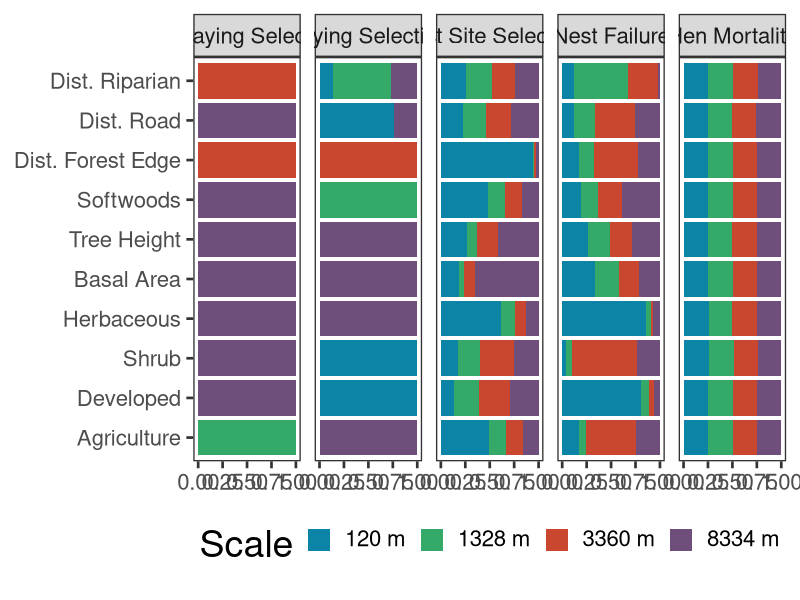
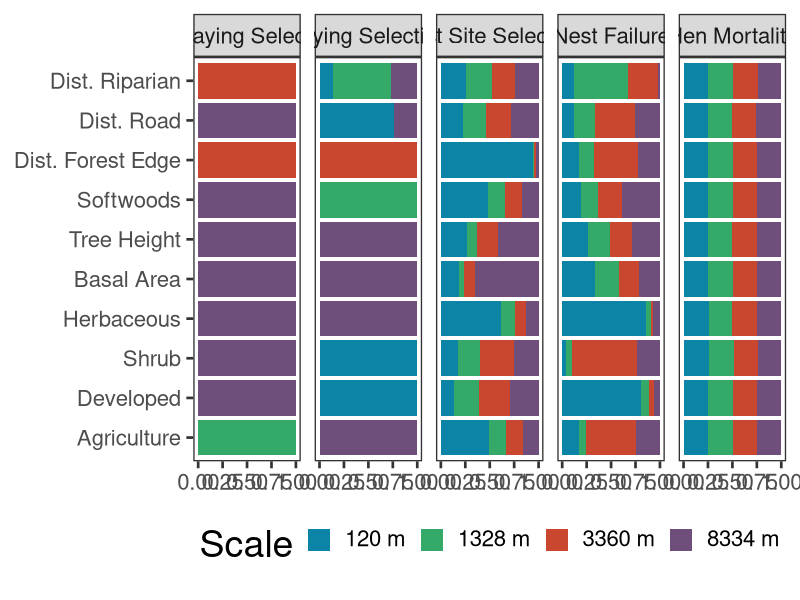

Generate these figures, in order, with R:
#Load packages
lapply(c('dplyr', 'ggplot2', 'patchwork', 'tidyr'), require, character.only = T)

#Load Results
rel.scale.results <- read.csv("./Figures/Scale Selection Outputs - Editted.csv") %>%
  select(Component, Covariate, S1, S2, S3, S4) %>%
  pivot_longer(names_to = "Scale", cols = c(S1, S2, S3, S4)) %>%
  mutate(Component = factor(Component, levels = c("PLSel", "LSel",  "NSel",  "NDSR",  "HDSR"),
                            labels = c("Prelaying Selection", "Laying Selection", "Nest Site Selection",
                                       "Nest Failure", "Hen Mortality"))) %>%
  mutate(Covariate = factor(Covariate, levels = c("ag_","dev_","shrub_","hrb_","BA_","HT_","SW_","D2Edg_","D2Rd_","D2Rp_"),
                            labels = c("Agriculture", "Developed", "Shrub", "Herbaceous", "Basal Area", "Tree Height",
                                       "Softwoods", "Dist. Forest Edge", "Dist. Road", "Dist. Riparian"))) %>%
  mutate(Scale = factor(Scale, levels = c("S1", "S2", "S3", "S4"),
                        labels = c("8334 m", "3360 m", "1328 m", "120 m")))

# ggplot(rel.scale.results, aes(fill=Scale, y=value, x=Component)) + 
#   geom_bar(position="fill", stat="identity") +
#   facet_wrap(~Covariate, nrow = 2)

rel.scale.plot <- ggplot(rel.scale.results, aes(fill=Scale, y=value, x=Covariate)) + 
  geom_bar(position="fill", stat="identity") +
  facet_wrap(~Component, nrow = 1) + 
  theme_bw(base_size = 20) +
  theme(#axis.text.x = element_text(angle = 90, vjust = 0.5, hjust=1),
        axis.title.x = element_blank(), axis.title.y = element_blank()) +
  theme(legend.position = "bottom", legend.title = element_text(size = 27, vjust = 1.7),
        legend.text = element_text(vjust = .7)) + 
  theme(panel.grid.major = element_blank(), panel.grid.minor = element_blank()) +
  # theme(strip.background =element_rect(fill="white")) + 
  coord_flip() +
  scale_fill_manual(values = c("#6f4e7c", "#ca472f", "#35a967", "#0b84a5"),
                    guide = guide_legend(reverse = TRUE) )
rel.scale.plot

ggsave(rel.scale.plot, file ="./Figures/Fig4 - Relative Scale Support.jpg", 
       width = 25, height = 6)